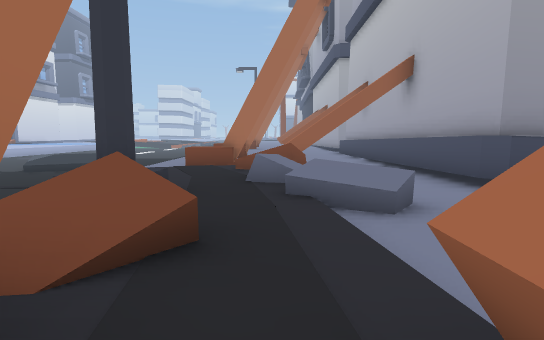
view 1 (above)

24 first-person views from a walk through a level from a Godot 3-D game. The camera is 1.4 m above the floor, tilts 6° down and sees 80° across. The floor is counted in squares, 2 m on a side. Each view is taken from the middle of a square. On the plan, view 1 faces up. The plan holds only what a view shows up to about 10 squares ahead; the rest is blank. The place goes on beyond the plan.

view 2
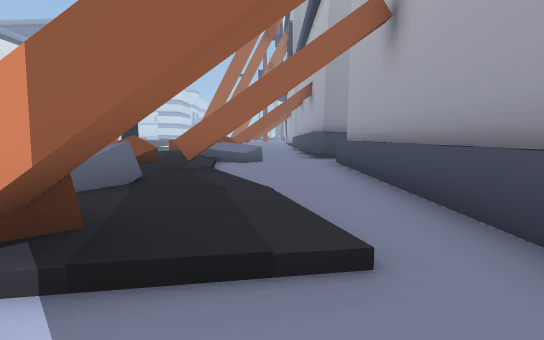

view 3
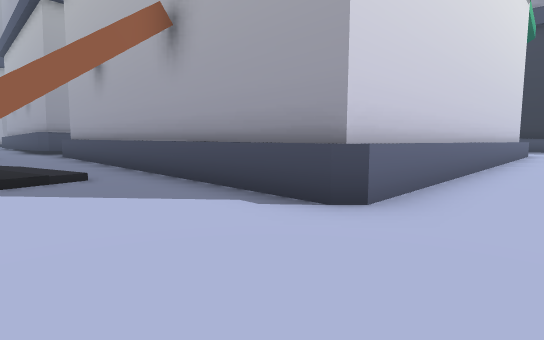

view 4
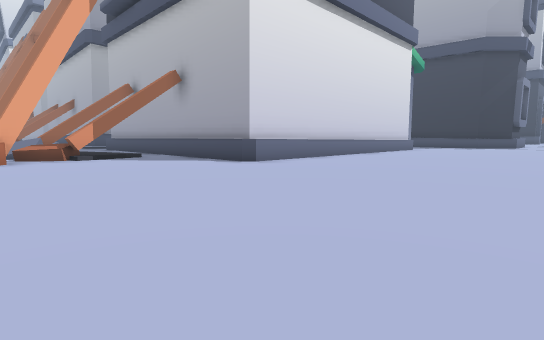

view 5
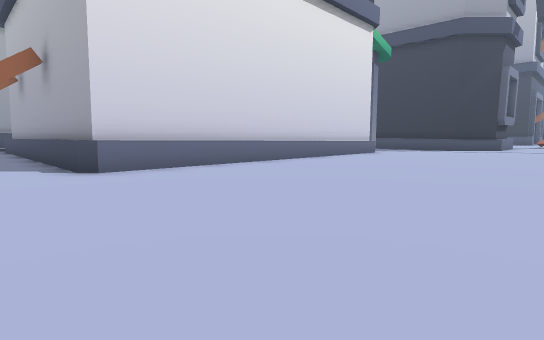

view 6
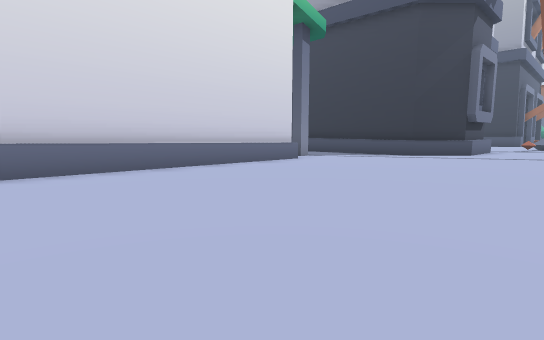

view 7
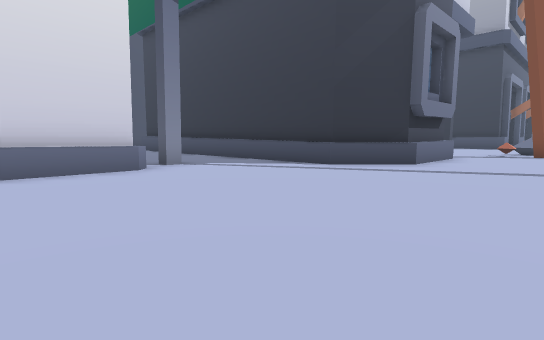

view 8
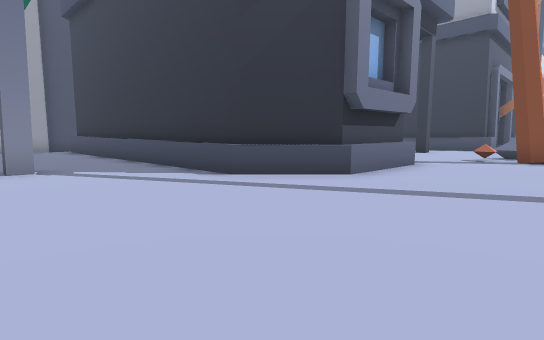

view 9
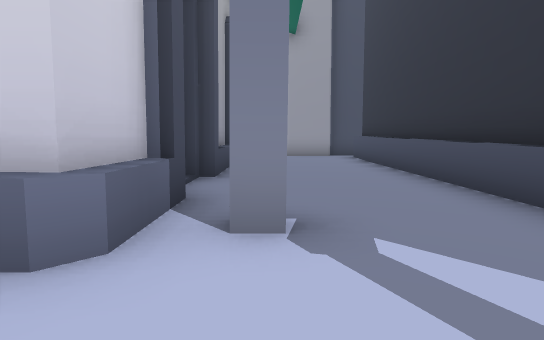

view 10
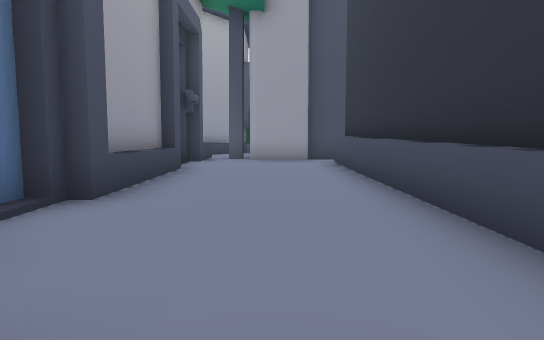

view 11
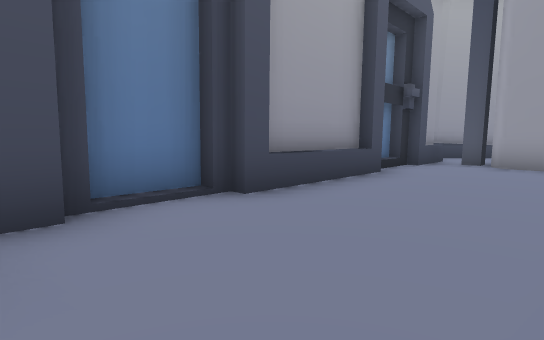

view 12
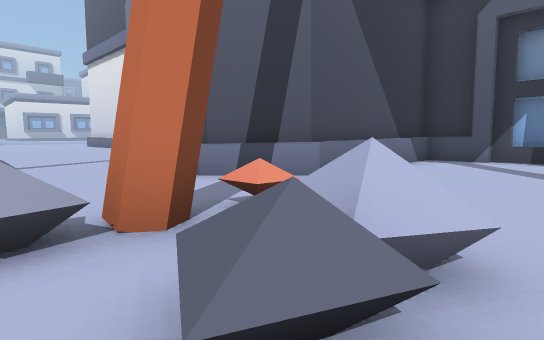

view 13
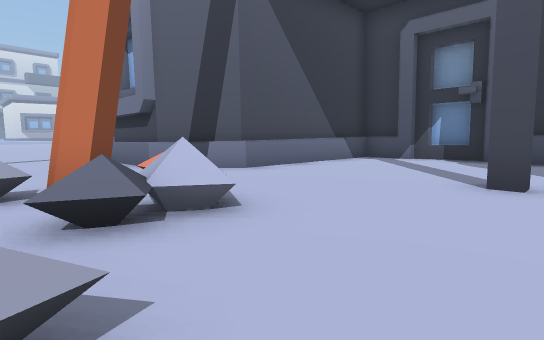

view 14
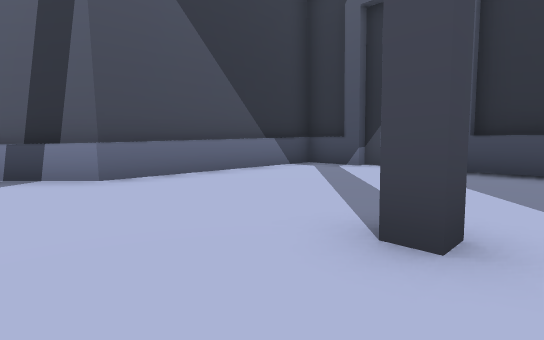

view 15
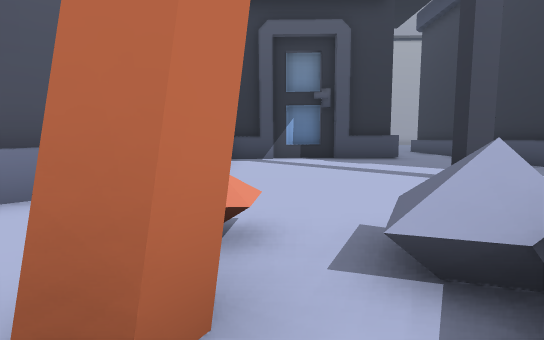

view 16
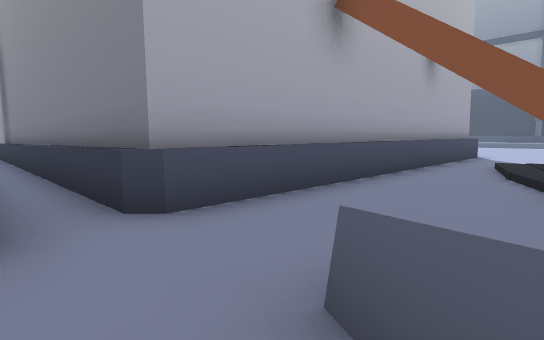

view 17
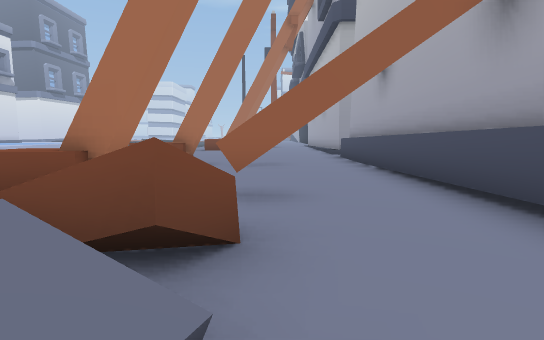

view 18
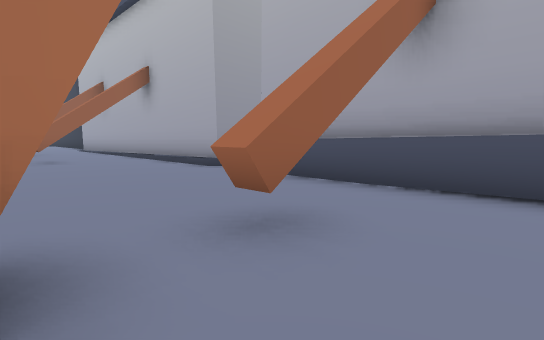

view 19
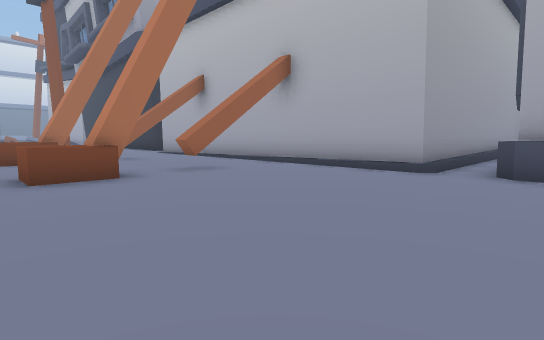

view 20
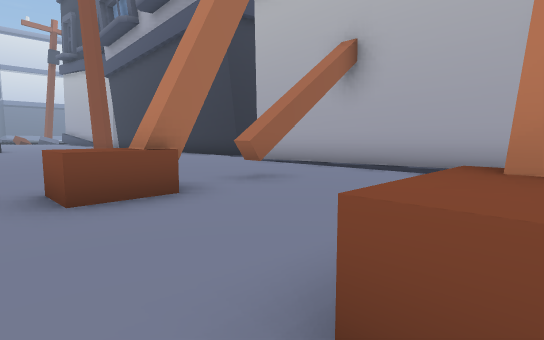

view 21
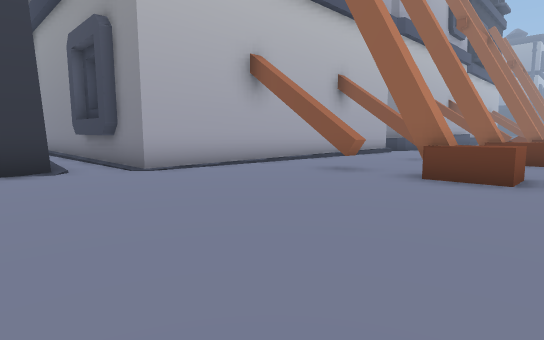

view 22
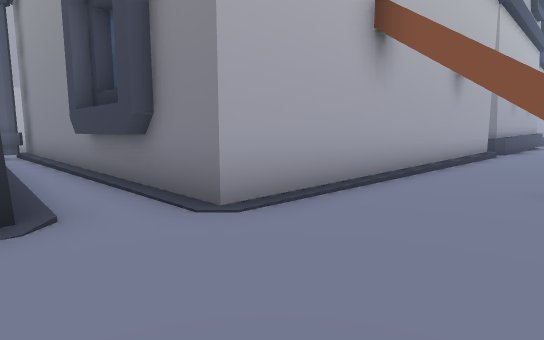

view 23
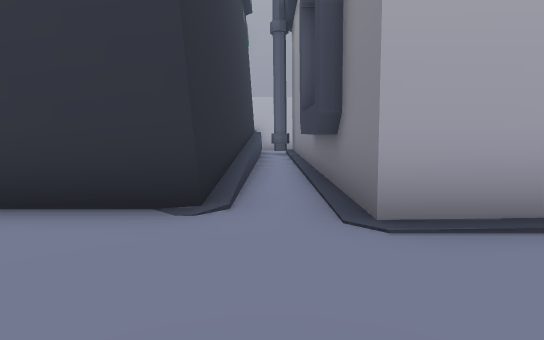

view 24
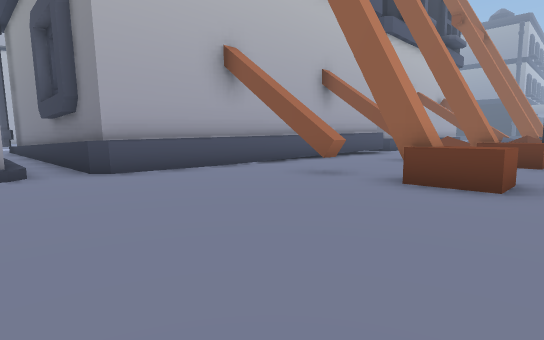

### Floor plan
Key: @ floor where view 1 was taken; # wall or solid block; x gap in a wall; . main floor; : floor 0.25 m higher than the main floor; / step, stairs or slope; = window, fence, low wall or low ledge; ^ raised ledge; B building.
Columns run from 3 left of view 1 to 30 right of it. Each row starts with its distance up from view 1.
 32  ..    #
 31 .......#
 30 .......########
 29 .................B
 28 .......BBBBBBBBBBB
 27 .......B
 26 .......B
 25 .^#.#..B
 24 .......B
 23 .......B
 22 .......B
 21 .^#.#..B
 20 .......B
 19 .......B
 18 .......B
 17 .......//////
 16 .......######
 15 .......#
 14 .......#
 13 .^#.#..#
 12  ......#
 11  ......#
 10 .. ....#
  9 .^# #..#
  8  ./ ...#
  7  :///..#
  6  /:=/..#
  5  /:=...#
  4  #:/=..BBBBBBBBBBBB
  3   ::...B          BB BB
  2   =:/..B          B....
  1   #:#..B         B....B
  0    @/..B          B...B
 -1   .=:/.B          B...B
 -2   .x:/.B          B...B
 -3   #^#:.B          B...B
 -4   #....B         B....B    BBBBBBB
 -5   .....B         B....B    B......
 -6   .....B          BB..B    B......
 -7   .....BBBBBBBBBBBB...B    B......
 -8   ....................B    B......
 -9  .....................B    B....B.
-10  ......................B  BB......
-11  .......................BBB.......
-12  ............................^^...
-13  ...........................#x=...
-14  .......................    x...=.

Where each view was taken, in squares from view 1:
view 1: 0 up, 0 right, facing up
view 2: 5 down, 2 right, facing up
view 3: 9 down, 1 right, facing up-right
view 4: 14 down, 2 left, facing up-right
view 5: 14 down, 2 right, facing up-right
view 6: 14 down, 7 right, facing up-right
view 7: 14 down, 12 right, facing up-right
view 8: 14 down, 15 right, facing up-right
view 9: 9 down, 16 right, facing up
view 10: 7 down, 17 right, facing up
view 11: 6 down, 18 right, facing up-left
view 12: 14 down, 28 right, facing up-left
view 13: 14 down, 30 right, facing up-left
view 14: 11 down, 30 right, facing up-left
view 15: 14 down, 26 right, facing up
view 16: 5 up, 1 right, facing down-right
view 17: 5 up, 1 right, facing up
view 18: 11 up, 1 left, facing up-right
view 19: 15 up, 3 left, facing up-right
view 20: 21 up, 3 left, facing up-right
view 21: 31 up, 3 left, facing down-right
view 22: 30 up, 1 right, facing down-right
view 23: 29 up, 1 right, facing right
view 24: 18 up, 3 left, facing down-right
